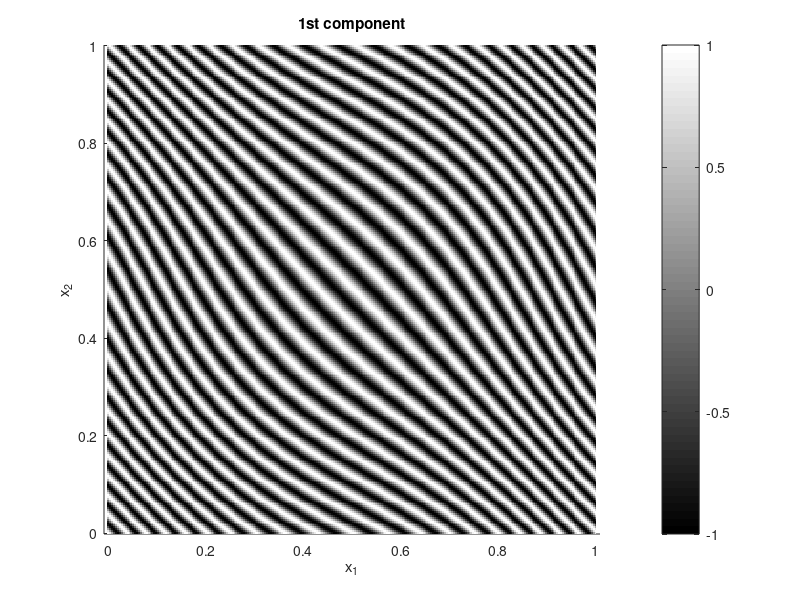
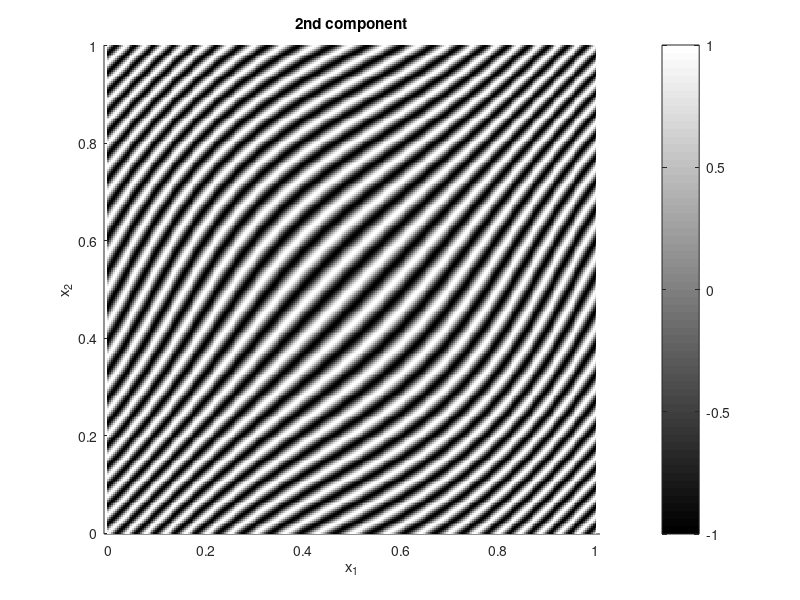
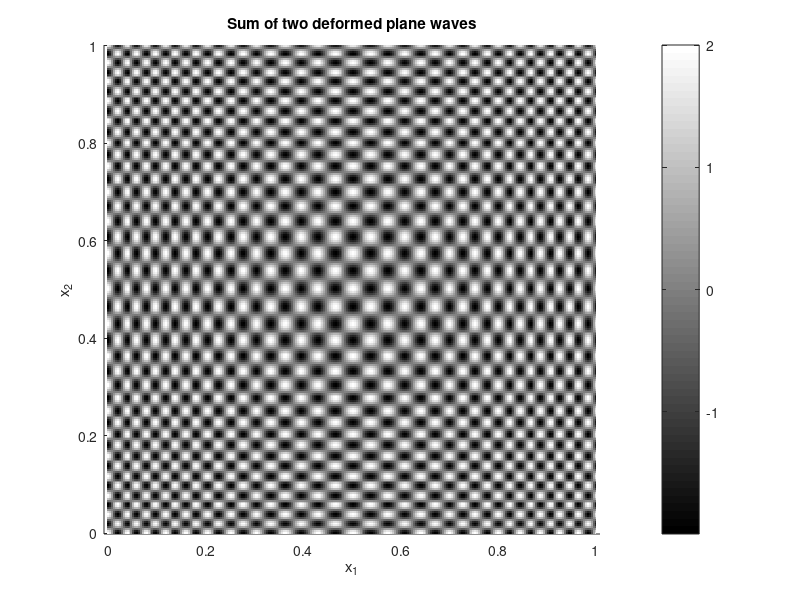

Recreate these plots in MATLAB, in order. (Note: this script raises an error after producing the figures.)
% This code use 3D synchrosqueezed wave packet transforms to decompose
% wave-like components. It shows how to synchrosqueeze wave packet
% coefficients, how to separate them in the sharpened phase space, and how
% to recover each component.
%
% By Haizhao Yang and Lexing Ying

close all
clear all

if(1)
    %%Set up parameters
    %set up size of image
    Nx = 128*2; Ny = 128*2; Nz = 128*2;
    %set up size of samples in the space
    SPx = 16; SPy = 16; SPz = 16;
    R_low = 0; R_high = 64;
    %set up the size of samples in [-R_high,R_high]*[-R_high,R_high]*[-R_high,R_high] in the
    %phase domain 2*NB(1)+1 by 2*NB(2)+1 by 2*NB(3)+1
    NB = [16 16 16]*2;
    pos = find(NB/2>R_high);
    NB(pos) = 2*R_high;
    %set up the smallest size of supports of wave packets
    rad = 4;
    epsl = 1e-4;
    N = max([Nx,Ny,Nz]);
    
    %% Apply the 3D synchrosqueezed wave packet transforms on uniform data
    if (1)
        fprintf('Test 3D Synchrosqueezed wave packet transforms on uniform data\n');
        %------------------------------------------------------------------
        %set up an image
        %generate the spatial grid
        gdx = [0:Nx-1]/Nx;
        gdy = [0:Ny-1]/Ny;
        gdz = [0:Nz-1]/Nz;
        [xo,yo,zo] = ndgrid(gdx,gdy,gdz);
        fff = zeros(Nx,Ny,Nz);
        if(1)
            amp = 0.05;
            F1 = 20;
            F2 = 20;
            
            xx = xo + amp*sin(2*pi*xo);
            yy = yo + amp*sin(2*pi*yo);
            zz = zo + amp*sin(2*pi*zo);
            f1 = exp(2*pi*i*F1*(xx + yy + zz));
            pic=figure;hold on;
            imagesc([0,1],[0,1],real(f1(:,:,1)));
            colormap gray; title('1st component');xlabel('x_1'); ylabel('x_2');
            colorbar;axis square;axis equal;
            hold off;
            
            xx = xo + amp*sin(2*pi*xo);
            yy = yo + amp*sin(2*pi*yo);
            zz = zo + amp*sin(2*pi*zo);
            f2 = exp(2*pi*i*F2*(-xx + yy +zz));
            pic=figure;hold on;
            imagesc([0,1],[0,1],real(f2(:,:,1)));
            colormap gray; title('2nd component');xlabel('x_1'); ylabel('x_2');
            colorbar;axis square;axis equal;
            hold off;
            
            NM = 0;
            %ADD BOTH REAL AND IMAGINARY NOISE
            ns = NM*(randn(Nx,Ny,Nz)+i*randn(Nx,Ny,Nz));
            fff = (f1+f2+ns);
            pic=figure;hold on;
            imagesc([0,1],[0,1],real(fff(:,:,1)));
            colormap gray;title('Sum of two deformed plane waves');xlabel('x_1'); ylabel('x_2');
            colorbar;axis square;axis equal;
            hold off;
            
            clear xx yy zz ns;
        end
        tic;
        dat = wp3_setup(Nx,Ny,Nz,SPx,SPy,SPz,rad,R_low,R_high);
        is_real = 0;
        %perform 3D synchrosqueeze transform
        %sss is the wave packet coefficients
        sss = wp3_fwd(Nx,Ny,Nz,SPx,SPy,SPz,dat,rad, fff,is_real,R_low,R_high);
        
        %aaa, bbb, and ccc are the wave atom coefficients with the
        %derivatives in b_1, b_2 and b_3
        [aaa,bbb,ccc] = wp3_ext(Nx,Ny,Nz,SPx,SPy,SPz,dat,rad, fff,is_real,R_low,R_high);
        %clear dat;
        ncl = numel(sss);
        ss = zeros(SPx,SPy,SPz,ncl);
        aa = zeros(SPx,SPy,SPz,ncl);
        bb = zeros(SPx,SPy,SPz,ncl);
        cc = zeros(SPx,SPy,SPz,ncl);
        for g=1:ncl
            ss(:,:,:,g) = sss{g};
            aa(:,:,:,g) = aaa{g};
            bb(:,:,:,g) = bbb{g};
            cc(:,:,:,g) = ccc{g};
        end
        clear aaa bbb ccc;
        kk1 = zeros(size(ss));%local wave vector in the x direction
        kk2 = zeros(size(ss));%local wave vector in the y direction
        kk3 = zeros(size(ss));%local wave vector in the z direction
        gud = find(abs(ss)>epsl);
        kk1(gud) = aa(gud)./ss(gud) / (2*pi*i);
        kk2(gud) = bb(gud)./ss(gud) / (2*pi*i);
        kk3(gud) = cc(gud)./ss(gud) / (2*pi*i);
        clear aa bb;
        kk1 = round(real(kk1));
        kk2 = round(real(kk2));
        kk3 = round(real(kk3));
        EXT = 10^10;
        szc = size(ss);
        temp = repmat(EXT,szc);
        dist = sqrt(kk1.^2+kk2.^2+kk3.^2);
        good = find(dist<=R_high & dist>R_low & abs(kk1)<Nx/2 & abs(kk2)<Ny/2 & abs(kk3)<Nz/2);
        temp(good) = kk1(good);
        kk1 = temp;
        temp = repmat(EXT,szc);
        temp(good) = kk2(good);
        kk2 = temp;
        temp = repmat(EXT,szc);
        temp(good) = kk3(good);
        kk3 = temp;
        clear dist;
        
        if(1)
            WB = NB/R_high;
            kb = zeros(2*NB(1)+1,2*NB(1)+1,2*NB(3)+1,SPx,SPy,SPz);
            for a=1:SPx
                for b=1:SPy
                    for c=1:SPz
                        tc = ss(a,b,c,:);
                        tk1 = kk1(a,b,c,:);
                        tk2 = kk2(a,b,c,:);
                        tk3 = kk3(a,b,c,:);
                        tc = tc(:);
                        gud = find(tk1<EXT);
                        tk1 = tk1(gud);
                        tk2 = tk2(gud);
                        tk3 = tk3(gud);
                        for g=1:length(gud)
                            loc1 = round( tk1(g)*WB(1)) + NB(1) + 1;
                            loc2 = round( tk2(g)*WB(2)) + NB(2) + 1;
                            loc3 = round( tk3(g)*WB(3)) + NB(3) + 1;
                            kb(loc1,loc2,loc3,a,b,c) = kb(loc1,loc2,loc3,a,b,c) + abs(tc(gud(g))).^2;
                        end
                    end
                end
            end
            keep = (kb>8*NM^2);
        end
        
        tb = zeros(size(kb));%the ss energy
        tb(keep==1) = kb(keep==1);
        clear keep kb;
        toc
        %------------------------------------------------------------------
        %show the ss energy distribution
        %ss_energy = permute(tb,[4 5 6 1 2 3]);
        figure;imagesc([-R_high,R_high],[-R_high, R_high],squeeze(sum(tb(:,:,:,8,8,8),3)));axis square;colorbar;
        title('ss energy distribution at one sample point');
        temp = abs(fftshift(fftn(fff))/N);
        figure;imagesc([-N/2 N/2],[-N/2 N/2],squeeze(sum(temp,3)));axis square;colorbar;
        title('Fourier spectrum of the image');
        %----------------------------------------
        %separate two modes. In this case, the 1st mode has positive k1 value and the second mode has negative k1 mode
        if(1)
            dd = zeros(size(cc));
            ee = zeros(size(cc));
            for a=1:SPx
                for b=1:SPy
                    for c=1:SPz
                        tk1 = kk1(a,b,c,:);
                        tk2 = kk2(a,b,c,:);
                        tk3 = kk3(a,b,c,:);
                        gud = find(tk1<EXT);
                        tk1 = tk1(gud);
                        tk2 = tk2(gud);
                        tk3 = tk3(gud);
                        for g=1:length(gud)
                            loc1 = round( tk1(g)*WB(1)) + NB(1) + 1;
                            %loc2 = round( tk2(g)*WB(2)) + NB(2) + 1;
                            %loc3 = round( tk3(g)*WB(3)) + NB(3) + 1;
                            if (loc1>NB(1))
                                dd(a,b,c,gud(g)) = ss(a,b,c,gud(g));
                            else
                                ee(a,b,c,gud(g)) = ss(a,b,c,gud(g));
                            end
                        end
                    end
                end
            end
            ddd = cell(size(sss));
            eee = cell(size(sss));
            for g=1:ncl
                ddd{g} = dd(:,:,:,g);
                eee{g} = ee(:,:,:,g);
            end
        end
        
        %----------------------------------------
        %generate the two modes back in image domain and compare with the true value
        if(1)
            g1 = wp3_inv(Nx,Ny,Nz,SPx,SPy,SPz,dat,rad,ddd,is_real,R_low,R_high);
            g2 = wp3_inv(Nx,Ny,Nz,SPx,SPy,SPz,dat,rad,eee,is_real,R_low,R_high);
            e1 = f1-g1;
            e2 = f2-g2;
            figure; imagesc([0,1],[0,1],real(g1(:,:,1))); axis square;colormap gray; colorbar; axis xy; title('recovered 1st component');
            figure; imagesc([0,1],[0,1],real(g2(:,:,1))); axis square;colormap gray; colorbar; axis xy; title('recovered 2nd component');
            fprintf(1, 'ell_2 error of recovered 1st component is %d\n', norm(e1(:))/norm(f1(:)));
            fprintf(1, 'ell_2 error of recovered 2nd component is %d\n', norm(e2(:))/norm(f2(:)));
        end
        
        %----------------------------------------
        %display the (projected) phase space energy distribution after synchrosqueezed transform
        if(1)
            kb1 = tb(:,:,:,:,:,1);
            kb1 = squeeze(sum(kb1,2));
            kb1 = squeeze(sum(kb1,2));
            kb2 = tb(:,:,:,:,:,1);
            kb2 = squeeze(sum(kb2,1));
            kb2 = squeeze(sum(kb2,2));
            kb3 = tb(:,:,:,:,:,1);
            kb3 = squeeze(sum(kb3,1));
            kb3 = squeeze(sum(kb3,1));
            
            g1s = [0:SPx-1]/SPx;
            g2s = [0:SPy-1]/SPy;
            g3s1 = [-R_high:round(1/WB(1)):R_high];
            g3s2 = [-R_high:round(1/WB(2)):R_high];
            g3s3 = [-R_high:round(1/WB(3)):R_high];
            [xx,yy,zz] = meshgrid(g1s,g2s,g3s1);
            figure; %Fixing x3 and stacking k2 k3
            xslice = [0:0.25:1]; yslice = [1]; zslice = [-R_high];
            h = slice(xx,yy,zz,permute(kb1,[2 3 1]),xslice,yslice,zslice);      set(h,'EdgeColor','none');
            xlabel('x1');            ylabel('x2');            zlabel('k1'); colorbar; colormap(1-gray);
            title('energy distribution in phase space, x3 fixed, k2 k3 dimension stacked');
            
            [xx,yy,zz] = meshgrid(g1s,g2s,g3s2);
            figure; %Fixing x3 and stacking k1 k3
            xslice = [1]; yslice = [0:0.25:1];; zslice = [-R_high];
            h = slice(xx,yy,zz,permute(kb2,[2 3 1]),xslice,yslice,zslice);      set(h,'EdgeColor','none');
            xlabel('x1');            ylabel('x2');            zlabel('k2'); colorbar; colormap(1-gray);
            title('energy distribution in phase space, x3 fixed, k1 k3 dimension stacked');
            
            [xx,yy,zz] = meshgrid(g1s,g2s,g3s3);
            figure; %Fixing x3 and stacking k1 k2
            xslice = [1]; yslice = [0:0.25:1]; zslice = [-R_high];
            h = slice(xx,yy,zz,permute(kb3,[2 3 1]),xslice,yslice,zslice);      set(h,'EdgeColor','none');
            xlabel('x1');            ylabel('x2');            zlabel('k3'); colorbar; colormap(1-gray);
            title('energy distribution in phase space, x3 fixed, k1 k2 dimension stacked');
        end
    end
end

